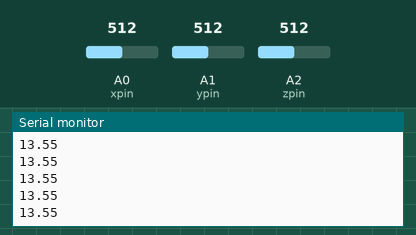
This sketch was run on a simulated Arduino Uno, built with avr-gcc and run on an emulated ATmega328P. Parts: the last lines printed to the serial monitor. Inputs (shaded band) come from the test bench; at power-on: A2 (zpin) = 512, A0 (xpin) = 512, A1 (ypin) = 512.

Above: at 1.2 s.
1.3 s: A2 (zpin) set to 716
At 1.76 s:
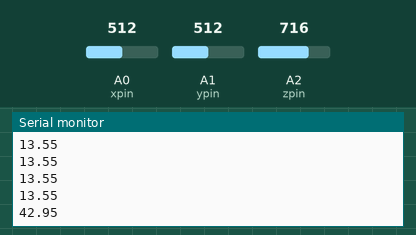
2.8 s: A2 (zpin) set to 900
At 2.97 s:
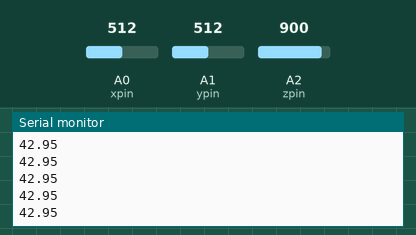
Timing chart, 0 to 5.8 s (numbered marks = the images above; inputs shaded):
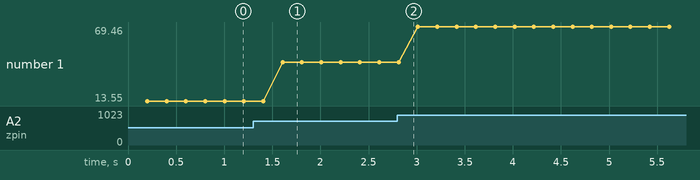

Measured:
- after the input at 1.3 s, the serial monitor: prints a new line after 0.31 s (image 1)
- plotted number 1: 13.55 → 42.95 after the input at 1.3 s, 42.95 → 69.46 after the input at 2.8 s

The sketch:

Read_Value_ADXL335.ino
```cpp
int xpin = A0;
int ypin = A1;
int zpin = A2;
float x_calib;
float y_calib;
float z_calib;

void setup() {
  // put your setup code here, to run once:
Serial.begin(9600);

}

void loop() {
  // put your main code here, to run repeatedly:
int x = analogRead(xpin); //read from xpin
int y = analogRead(ypin); //read from ypin
int z = analogRead(zpin); //read from zpin

x_calib = (((float)x - 341)/68*9.8);
y_calib =(((float)y - 338)/68*9.8);
z_calib = (((float)z - 418)/68*9.8);


delay(200);
 //Serial.println(x_calib);
 //Serial.println(y_calib);
 Serial.println(z_calib);
}
```
